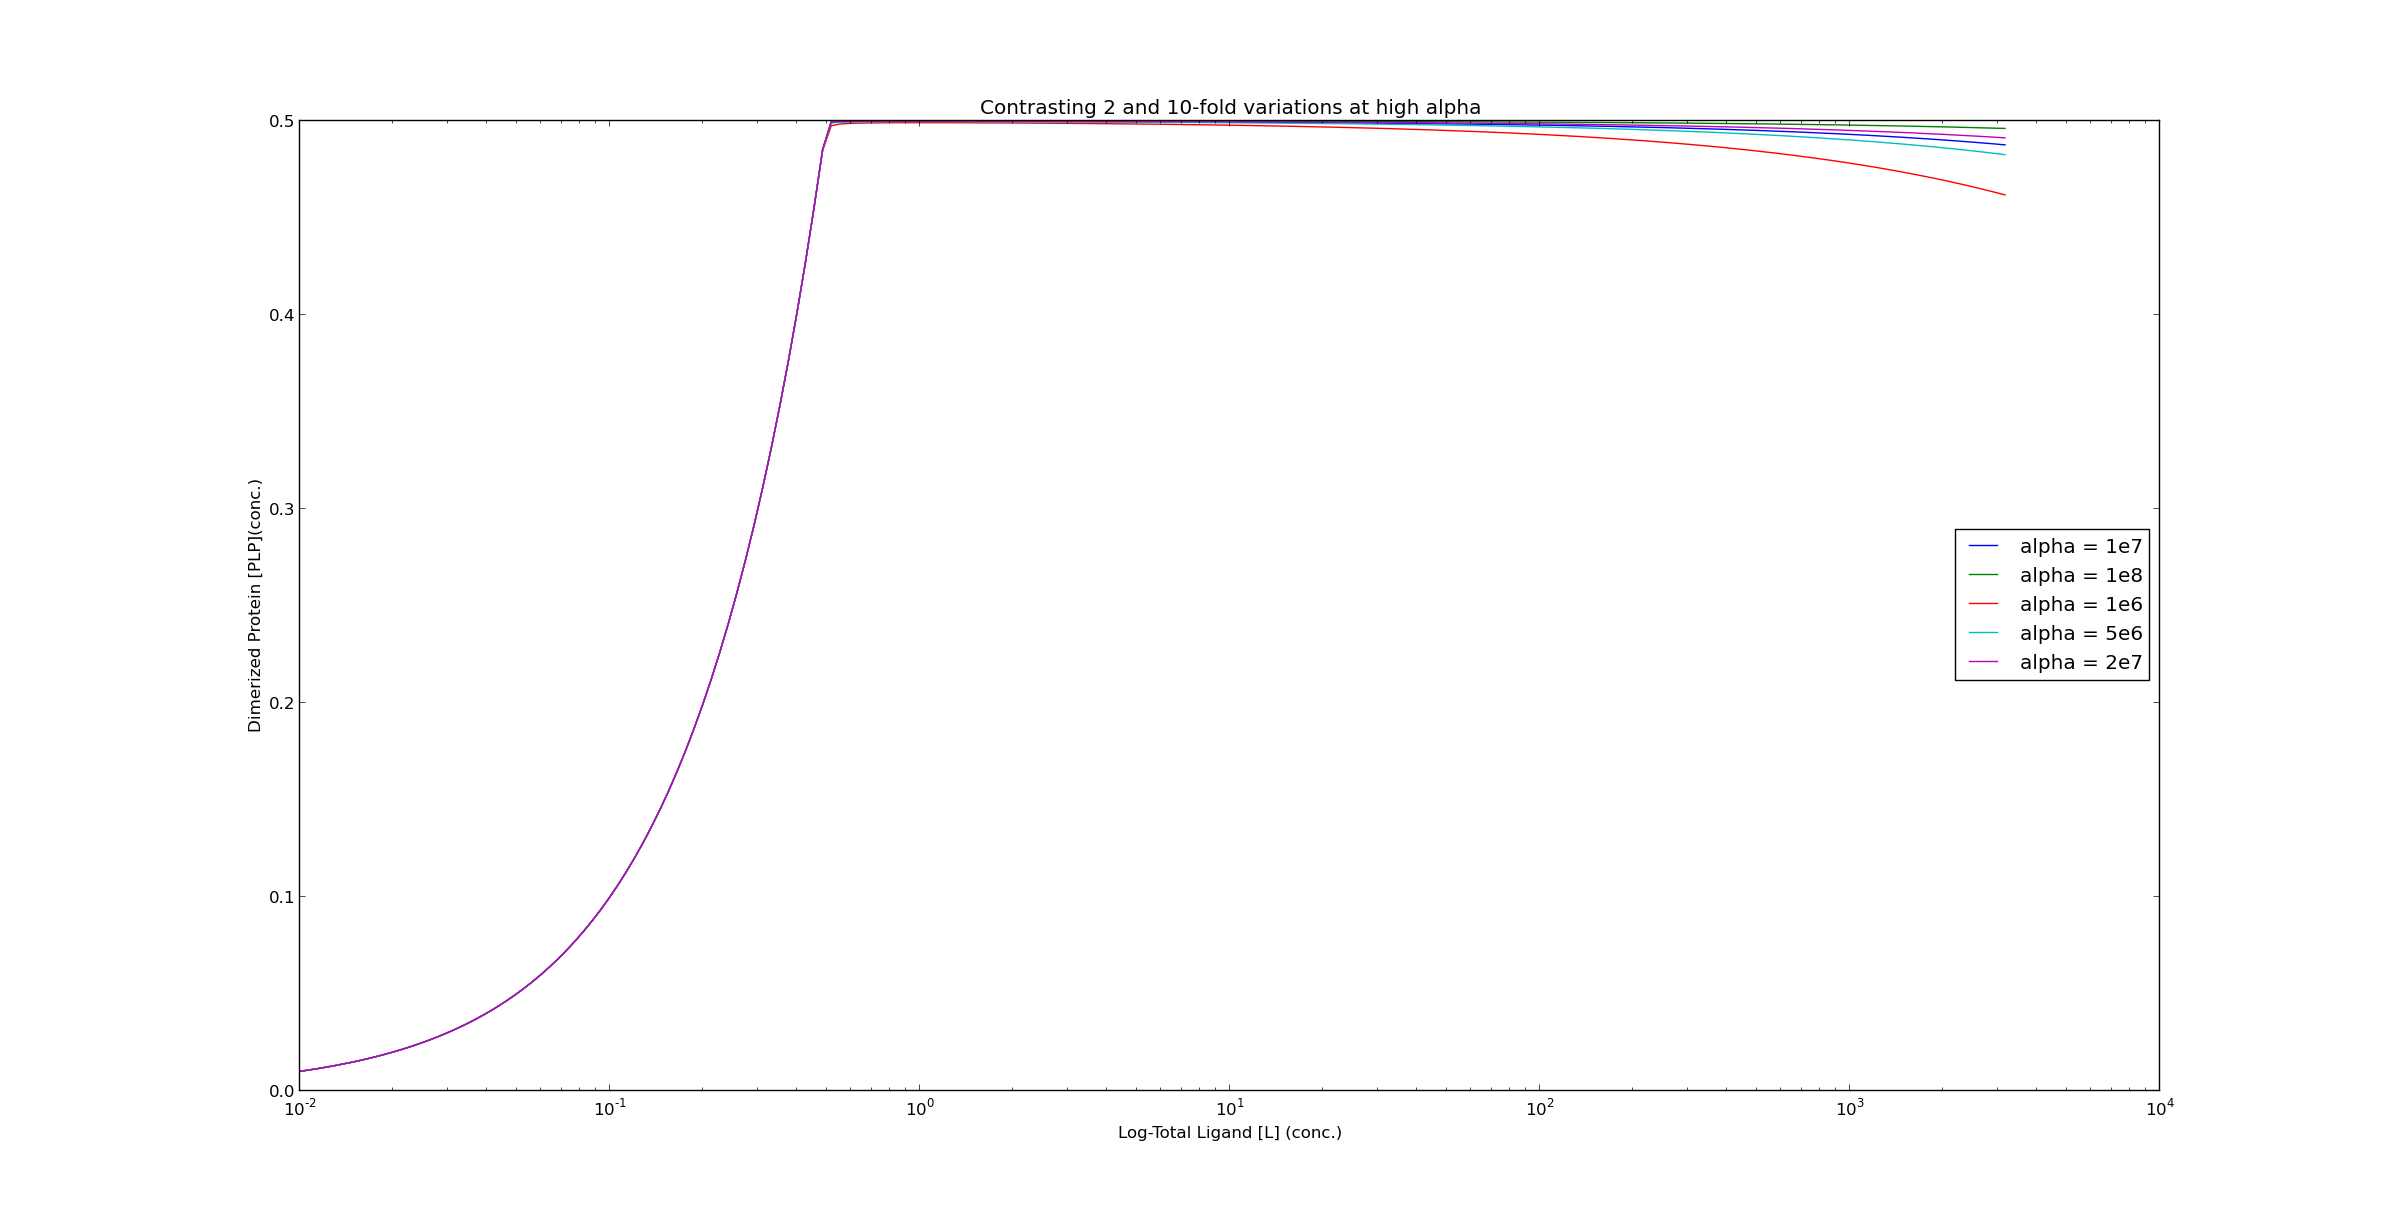

Reproduce this figure in Python.
#!/usr/bin/env python
# -*- coding: utf-8 -*-

"""
The code has the straightforward aim of producing figures to illustrate the
kinetic model for protein homo-dimerization around a bifunctional ligand. It
will generate a 3D plot of the solution space in normalized units.
"""


import numpy
import mpmath
from mpmath import mp, mpf  # Used for arbitrary precision floats
from mpl_toolkits.mplot3d import Axes3D
from matplotlib import cm
from matplotlib.ticker import LogLocator, FormatStrFormatter
import matplotlib.pyplot as plt

mp.dps = 30

def calc_abc(kd, alpha, p_total, l_total):
    '''
    Calculates the cubic polynomial constants a, b, and c from the given Kd,
    alpha, p_total, and l_total values.

    This version formulated to work with mpmath for arbitrary floating point
    precision and numpy arrays.
    '''
    a = mpf('2') * kd / alpha + mpf('2') * l_total - p_total
    b = (kd + mpf('2') * l_total - mpf('2') * p_total) * (kd / alpha)
    c = (mpf('-1') * numpy.power(kd, mpf('2')) * p_total) / alpha
    return a, b, c


def calc_qr(a, b, c):
    '''
    Calculates Q and R (functions of a, b, and c) for the cubic solution. The
    value of Q^3 + R^2 will determine if the solution needs to be calculated in
    cartesian or polar coordinates.

    This version formulated to work with mpmath for arbitrary floating point
    precision and numpy arrays.
    '''
    q = (mpf('3') * b - numpy.power(a, mpf('2'))) / mpf('9')
    r = (mpf('9') * a * b - mpf('27') * c - mpf('2') * numpy.power(a, mpf('3'))) / mpf('54')
    return q, r


def cartesian_cubic(a, q, r):
    '''
    The cartesian coordinate solution of the cubic function; for use when
    Q^3+R^2 > 0

    This version formulated to work with mpmath for arbitrary floating point
    precision and numpy arrays.
    '''
    #Calculate the three terms of the cubic
    first = a / mpf('-3')
    second = numpy.power(r + numpy.power(numpy.power(q, mpf('3')) + numpy.power(r, mpf('2')), mpf('0.5')), mpf('1/3'))
    third = numpy.power(r - numpy.power(numpy.power(q, mpf('3')) + numpy.power(r, mpf('2')), mpf('0.5')), mpf('1/3'))
    return first + second + third


def polar_cubic(a, q, r):
    '''
    The polar coordinate solution of the cubic function; for use when
    Q^3+R^2 < 0

    This version formulated to work with mpmath for arbitrary floating point
    precision and numpy arrays.
    '''
    theta = mpmath.acos(r / numpy.power(mpf('-1') * numpy.power(q, mpf('3')), mpf('0.5')))
    return mpmath.cos(theta / mpf('3')) * numpy.power(mpf('-1') * q, mpf('0.5')) * mpf('2') - a / mpf('3')


def get_pl(kd, alpha, l_total, p):
    '''
    After solving for [P]-free, this function will return the concentration of
    monomer protein bound to ligand: [PL].

    This version formulated to work with mpmath for arbitrary floating point
    precision and numpy arrays.
    '''
    numerator = mpf('2') * kd * l_total * p
    denominator = numpy.power(kd, mpf('2')) + mpf('2') * kd * p + alpha * numpy.power(p, mpf('2'))
    return numerator / denominator

def get_plp(kd, alpha, l_total, p):
    '''
    After solving for [P]-free, this function will return the concentration of
    dimer protein bound to ligand: [PLP].

    This version formulated to work with mpmath for arbitrary floating point
    precision and numpy arrays.
    '''
    numerator = alpha * l_total * numpy.power(p, mpf('2'))
    denominator = numpy.power(kd, mpf('2')) + mpf('2') * kd * p + alpha * numpy.power(p, mpf('2'))
    return numerator / denominator

def model_func(kd, alpha, p_total, l_total):
    a, b, c = calc_abc(kd, alpha, p_total, l_total)
    q, r = calc_qr(a, b, c)
    p = []
    for a_val, q_val, r_val in zip(a, q, r):
        if numpy.power(q_val, 3.0) + numpy.power(r_val, 2.0) > 0:
            p.append(cartesian_cubic(a_val, q_val, r_val))
        else:
            p.append(polar_cubic(a_val, q_val, r_val))
    p = numpy.array(p)
    #pl = get_pl(kd, alpha, l_total, p)
    plp = get_plp(kd, alpha, l_total, p)
    #All we care about here is PLP
    return plp

def max_plp(kd, p_total):
    '''
    Returns the ligand concentration at which the maximum concentration of PLP
    will be achieved for a given Kd and P_total.
    '''
    return (kd + p_total) / 2.0

#The following values are set for modelling a normalized system
p_total = 1.0
kd = 1.0

#The following values are our independent variables
l_total = numpy.logspace(-2, 3.5, 200)
alpha = numpy.logspace(-2, 8, 100)

#I considered using meshgrid here, but was confounded by the "polar or cubic"
#operation, so I went for a bit less elegance
plp_concentration = []
for alpha_value in alpha:
    plp = model_func(kd, alpha_value, p_total, l_total)
    plp_concentration.append(plp)
plp_soln = numpy.array(plp_concentration).astype('float128')


lm, am = numpy.meshgrid(l_total, alpha)
lm = numpy.log10(lm)
am = numpy.log10(am)

fig = plt.figure()
ax = fig.gca()
plt.title('Contrasting 2 and 10-fold variations at high alpha')
plt.plot(l_total, model_func(1.0, 1e+7, 1.0, l_total), label='alpha = 1e7')
plt.plot(l_total, model_func(1.0, 1e+8, 1.0, l_total), label='alpha = 1e8')
plt.plot(l_total, model_func(1.0, 1e+6, 1.0, l_total), label='alpha = 1e6')
plt.plot(l_total, model_func(1.0, 5e+6, 1.0, l_total), label='alpha = 5e6')
plt.plot(l_total, model_func(1.0, 2e+7, 1.0, l_total), label='alpha = 2e7')
ax.set_xscale('log')
ax.set_xlabel('Log-Total Ligand [L] (conc.)')
ax.set_ylabel('Dimerized Protein [PLP](conc.)')
plt.legend(loc='center right')
plt.show()

#Create the figure
#fig = plt.figure()
#ax = fig.gca(projection='3d')
#plt.title('Solving for protein dimerization in varying ligand and alpha')
#surf = ax.plot_surface(lm, am, plp_soln, rstride=1, cstride=1,
#                       cmap=cm.coolwarm, linewidth=0, antialiased=False, alpha=0.6)
#cset = ax.contour(lm, am, plp_soln, zdir='z', offset=0, cmap=cm.winter)
#cset = ax.contour(lm, am, plp_soln, zdir='x', offset=-2, cmap=cm.winter)
#cset = ax.contour(lm, am, plp_soln, zdir='y', offset=4, cmap=cm.winter)
#fig.colorbar(surf, shrink=0.5, aspect=5)
#ax.set_xlabel('Log-Total Ligand [L] (conc.)')
#ax.set_ylabel('Log-Cooperativity')
#ax.set_zlabel('Dimerized Protein [PLP](conc.)')

#plt.show()
